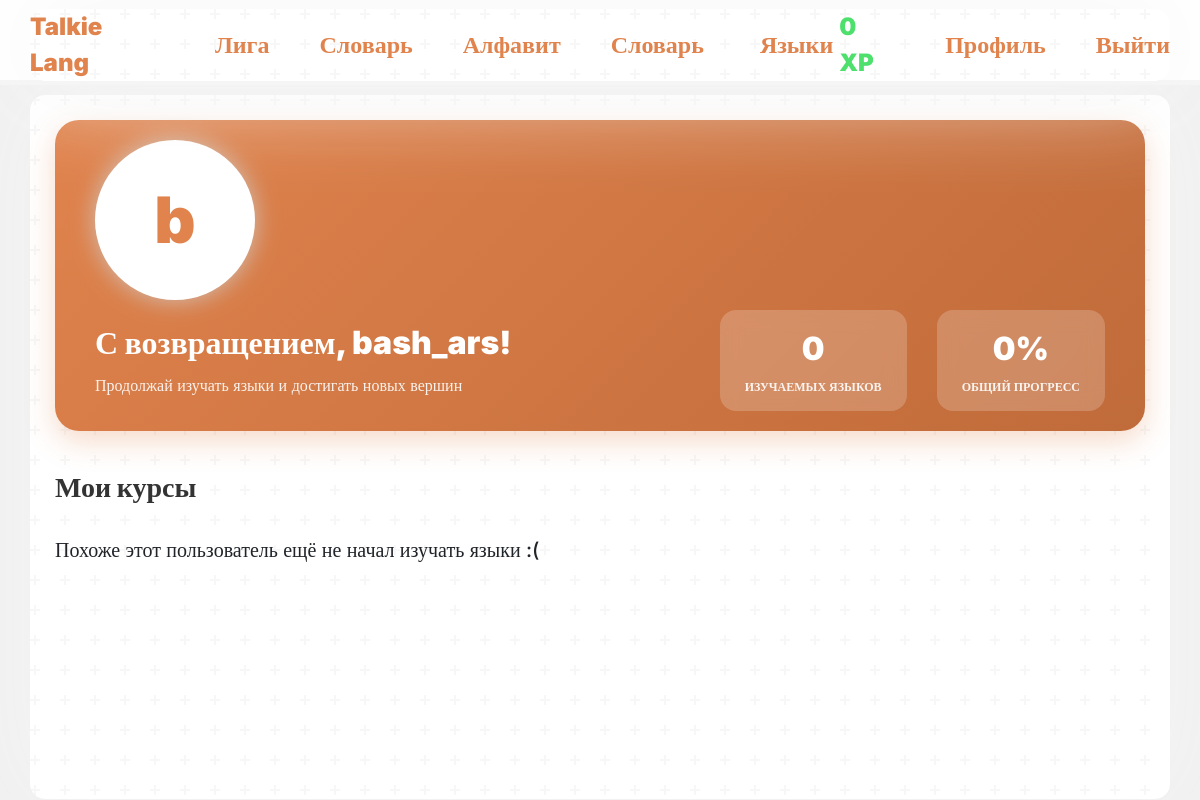
Page /profile/index.php (signed in) on the earlier database version.
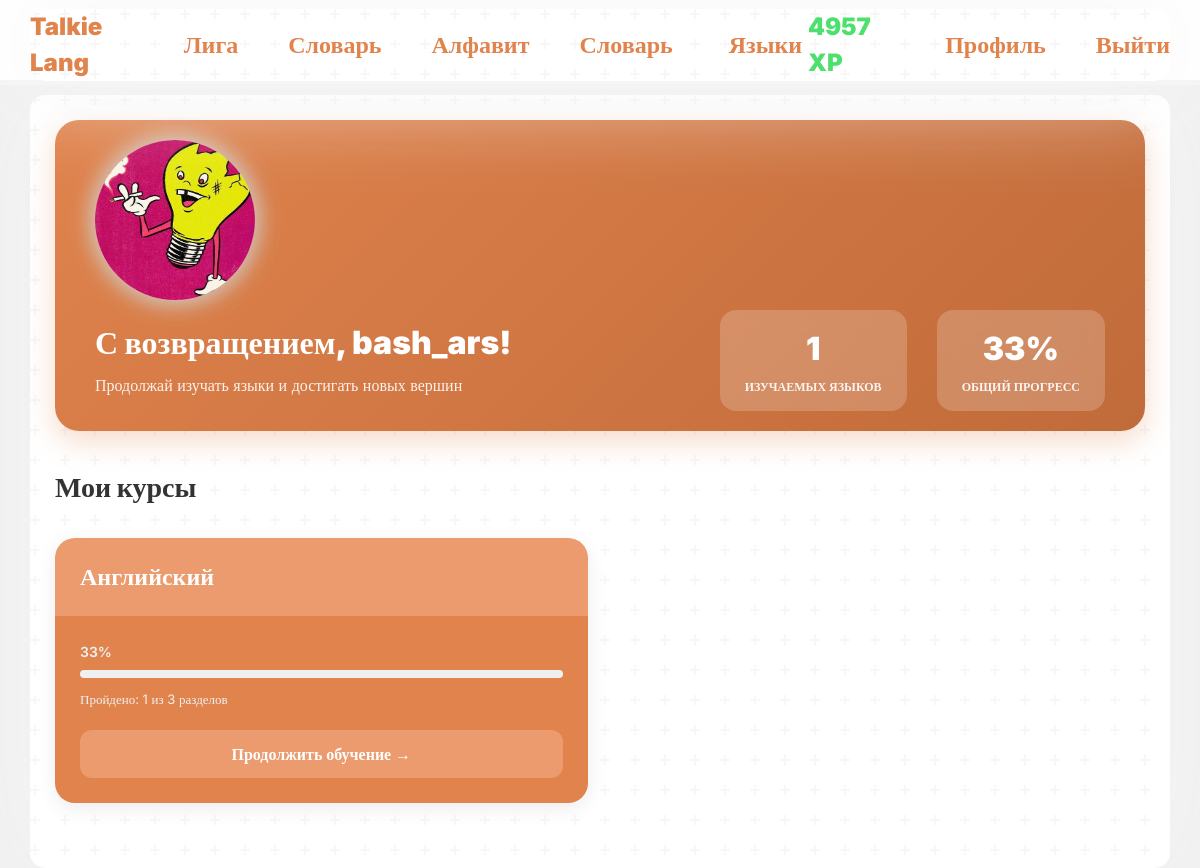
Same page on the later database version.
### tables this page shows
CREATE TABLE `users` (
  `user_id` int NOT NULL,
  `user_login` text NOT NULL,
  `user_email` text NOT NULL,
  `user_password` text NOT NULL,
  `user_pfp` text NOT NULL,
  `user_role` enum('user','admin') NOT NULL DEFAULT 'user',
  `user_weekly_xp` int NOT NULL DEFAULT '0',
  `user_league` int NOT NULL DEFAULT '1'
);

CREATE TABLE `user_lang_progress` (
  `id` int NOT NULL,
  `user_id` int NOT NULL,
  `lang_id` int NOT NULL,
  `progress` int NOT NULL DEFAULT '0'
);

CREATE TABLE `langs` (
  `lang_id` int NOT NULL,
  `lang_name` text NOT NULL
);

### profile/index.php (the view, shortened to what this page needs)
<?php
require "../connection-db.php";
$myAcc = true;
$id = $_SESSION["id"];
$sql = "SELECT * FROM users WHERE user_id = $id";
$user = mysqli_fetch_assoc(mysqli_query($conn, $sql));
$progresses = mysqli_fetch_all(mysqli_query($conn, "SELECT * FROM user_lang_progress JOIN langs ON langs.lang_id = user_lang_progress.lang_id WHERE user_id = $id"), MYSQLI_ASSOC);
$totalLessons = 0;
$totalProgress = 0;
foreach ($progresses as $progress) {
    $lessonsCount = mysqli_fetch_assoc(mysqli_query($conn, "SELECT COUNT(*) as count FROM lesson WHERE lesson_language = " . $progress["lang_id"]))['count'];
    $totalLessons += $lessonsCount;
    $totalProgress += $progress['progress'];
}
$overallProgress = $totalLessons > 0 ? round(100 * $totalProgress / $totalLessons) : 0;
?>
<!DOCTYPE html>
<html lang="ru">
<?php include "../components/head.php"; ?>
<body>
    <?php include "../components/header.php"; ?>
    <main class="container">
        <div class="welcome-banner <?php if (!$myAcc)
            echo "d-flex pb-4" ?>">
                <div class="profile-part">
                    <div class="pfp">
                    <?php if ($myAcc): ?>
                        <div class="dropdown">
                            <?php if (empty($user["user_pfp"])): ?>
                                <div class="empty-pfp" data-bs-toggle="dropdown"><?= $user["user_login"][0] ?></div>
                            <?php else: ?>
                                <img class="pfp" src="/images/<?= $user["user_pfp"] ?>" alt="">
                            <?php endif; ?>
                        </div>
                    <?php endif; ?>
                </div>
            </div>
            <div class="welcome-content" <?php if (!$myAcc)
                echo "style='flex-direction:column; justify-content:center; gap:0px; align-items:start;'" ?>>
                    <div class="welcome-text">
                    <?php if ($myAcc): ?>
                        <h1>С возвращением, <?= htmlspecialchars($user["user_login"]) ?>!</h1>
                        <p>Продолжай изучать языки и достигать новых вершин</p>
                    <?php else: ?>
                        <h1>Пользователь, <?= htmlspecialchars($user["user_login"]) ?></h1>
                    <?php endif; ?>
                </div>
                <div class="welcome-stats">
                    <div class="stat-card">
                        <div class="stat-value"><?= count($progresses) ?></div>
                        <div class="stat-label">Изучаемых языков</div>
                    </div>
                    <div class="stat-card">
                        <div class="stat-value"><?= $overallProgress ?>%</div>
                        <div class="stat-label">Общий прогресс</div>
                    </div>
                </div>
            </div>
        </div>
        <div class="languages-section">
            <div class="section-header">
                <?php if ($myAcc): ?>
                    <h2>Мои курсы</h2>
                <?php else: ?>
                    <h2>Курсы</h2>
                <?php endif; ?>
            </div>
            <?php if(count($progresses) != 0):?>
            <div class="languages-grid">
                <?php foreach ($progresses as $progress):
                    $lessonsCount = mysqli_fetch_assoc(mysqli_query($conn, "SELECT COUNT(*) as count FROM lesson WHERE lesson_language = " . $progress["lang_id"]))['count'];
                    $percent = $lessonsCount > 0 ? round(100 * $progress['progress'] / $lessonsCount) : 0;
                    ?>
                    <div class="lang-card">
                        <div class="lang-card-header">
                            <h3 class="lang-name"><?= $progress["lang_name"] ?></h3>
                        </div>
                        <div class="lang-card-body">
                            <div class="progress-stats">
                                <div class="progress-percent"><?= $percent ?>%</div>
                                <div class="progress-bar-custom">
                                    <div class="progress-fill" style="width: <?= $percent ?>%;"></div>
                                </div>
                                <div class="progress-details">
                                    <span>Пройдено: <?= $progress['progress'] ?> из <?= $lessonsCount ?> разделов</span>
                                </div>
                            </div>
                            <?php if ($myAcc): ?>
                                <a href="/?lang=<?= $progress["lang_id"] ?>" class="continue-btn">
                                    Продолжить обучение →
                                </a>
                            <?php endif; ?>
                        </div>
                    </div>
                <?php endforeach; ?>
            </div>
            <?php else:?>
                <h5>Похоже этот пользователь ещё не начал изучать языки :(</h5>
            <?php endif;?>
        </div>
    </main>
</body>
</html>

### components/head.php (shortened to what this page needs)
<head>
    <link rel="stylesheet" href="../../css/bootstrap.min.css">
    <link rel="stylesheet" href="../../css/style.css">
</head>

### components/header.php (shortened to what this page needs)
<header>
    <div class="nav-bar">
        <div class="container header">
            <div>
                <a class="header-btns" href="/?lang=<?= $_SESSION["lang"] ?>">Talkie Lang</a>
                <a class="header-btns" href="/league">Лига</a>
                <?php if (!isset($_SESSION["lang"])): ?>
                    <a class="header-btns" href="/dictionary">Словарь</a>
                <?php endif; ?>
                <a class="header-btns" href="/letters">Алфавит</a>
                <a class="header-btns" href="/dictionary">Словарь</a>
                <div class="dropdown">
                    <button class="header-btns" type="button" data-bs-toggle="dropdown" aria-expanded="false">
                        Языки
                    </button>
                </div>
            </div>
            <div>
                <?php if (!isset($_SESSION["id"])): ?>
                    <a class="header-btns" href="/welcome/">Вход</a>
                    <a class="header-btns" href="/register/">Регистрация</a>
                <?php else: ?>
                    <p class="xp"><?= $user["user_weekly_xp"] ?> XP</p>
                    <a class="header-btns" href="/profile/">Профиль</a>
                    <a class="header-btns" href="/logout.php">Выйти</a>
                <?php endif; ?>
            </div>
        </div>
    </div>
</header>

### css/style.css (style rules this page uses)
* { transition: 0.15s ease-out; }
:root { --main-color: #e0834d; --main-color-shadow: #c06b3a; --main-color-light: rgb(235, 155, 109); --green-color: #4de06d; --green-color-shadow: #2db64b; --red-color: #e0524d; --red-color-shadow: #b6362d; --bg-color: #0f0f0f; --bg-secondary: #1a1a1a; --gray-color: #a38a7a; --gray-color-light: #d3c2b6; }
body { font-family: inter; }
p { margin: 0; }
body { background: #f0f0f0; }
.container { min-height: 88vh; box-shadow: 0px 0px 100px #f5f5f5; margin-top: 10px; border-radius: 15px; padding-left: 25px; padding-right: 25px; background-color: white; }
header { height: 85px; }
.nav-bar { width: 100%; position: fixed; height: 85px; display: flex; justify-content: center; align-items: center; box-sizing: border-box; border-bottom: 5px solid #f5f5f5; background-color: white; z-index: 10; }
.container.header { min-height: 0; padding: 0; display: flex; justify-content: space-between; align-items: center; }
.nav-bar>div div { display: flex; align-items: center; gap: 50px; }
.header-btns { transition: 0.2s ease-out; color: var(--main-color); text-decoration: none; font-weight: 900; font-size: 24px; border: none; background: none; }
main { padding: 25px 0; }
.xp { color: var(--green-color); text-decoration: none; font-weight: 900; font-size: 24px; }
.welcome-banner { background: linear-gradient(135deg, var(--main-color) 0%, var(--main-color-shadow) 100%); border-radius: 24px; margin-bottom: 40px; box-shadow: 0 10px 30px rgba(224, 131, 77, 0.3); }
.welcome-content { padding: 10px 40px 20px 40px; display: flex; justify-content: space-between; align-items: center; flex-wrap: wrap; gap: 30px; }
.welcome-text h1 { color: white; font-size: 32px; font-weight: 900; margin-bottom: 10px; }
.welcome-text p { color: rgba(255, 255, 255, 0.9); font-size: 16px; }
.welcome-stats { display: flex; gap: 30px; }
.stat-card { text-align: center; background: rgba(255, 255, 255, 0.2); backdrop-filter: blur(10px); padding: 15px 25px; border-radius: 16px; min-width: 100px; }
.stat-value { color: white; font-size: 32px; font-weight: 900; margin-bottom: 5px; }
.stat-label { color: rgba(255, 255, 255, 0.9); font-size: 12px; font-weight: 600; text-transform: uppercase; }
.languages-section { margin-bottom: 40px; }
.section-header { display: flex; justify-content: space-between; align-items: center; margin-bottom: 25px; flex-wrap: wrap; gap: 15px; }
.section-header h2 { font-size: 28px; font-weight: 900; color: #333; }
.languages-grid { display: grid; grid-template-columns: repeat(auto-fill, minmax(350px, 1fr)); gap: 25px; }
.lang-card { background: white; border-radius: 20px; overflow: hidden; box-shadow: 0 5px 20px rgba(0, 0, 0, 0.08); transition: all 0.3s; }
.lang-card-header { background: var(--main-color-light); padding: 25px; position: relative; display: flex; align-items: center; gap: 15px; }
.lang-name { color: white; font-size: 24px; font-weight: 900; margin: 0; }
.lang-card-body { background-color: var(--main-color); padding: 25px; }
.progress-stats { background-color: var(--main-color); margin-bottom: 20px; }
.progress-percent { font-size: 14px; color: #f0f0f0; margin-bottom: 8px; font-weight: 600; }
.progress-bar-custom { height: 8px; background: #f0f0f0; border-radius: 10px; overflow: hidden; margin-bottom: 12px; }
.progress-fill { height: 100%; border-radius: 10px; transition: width 0.5s ease; }
.progress-details { font-size: 13px; color: #f0f0f0; }
.continue-btn { display: inline-block; width: 100%; text-align: center; padding: 12px; background: var(--main-color-light); color: white; text-decoration: none; border-radius: 12px; font-weight: 700; transition: all 0.2s; }
.pfp { border-radius: 100%; box-shadow: 0px 0px 25px var(--gray-color-light); width: 20vh; aspect-ratio: 1/1; background-color: white; }
.pfp .dropdown { height: 100%; }
.profile-part { padding: 20px 40px 0px 40px; border-radius: 24px 24px 0px 0px; }
img.pfp { width: 100%; aspect-ratio: 1/1; }
.empty-pfp { font-size: 64px; font-weight: 900; color: var(--main-color); height: 100%; display: grid; place-content: center; }

Differences in the rows shown:
changed users "bash_ars": user_weekly_xp "0" → "4957"; user_pfp: picture added; user_pfp empty → "mgneafswCvlfKcvN.jpg" (drawn); user_login "b" → (not shown)
added user_lang_progress: lang.lang_name "Английский", percent "33", progress "1", lessonsCount "3"
Other differences:
count($progresses): "0" → "1"
$overallProgress: "0" → "33"
text no longer shown: "Похоже этот пользователь ещё не начал изучать языки :("
